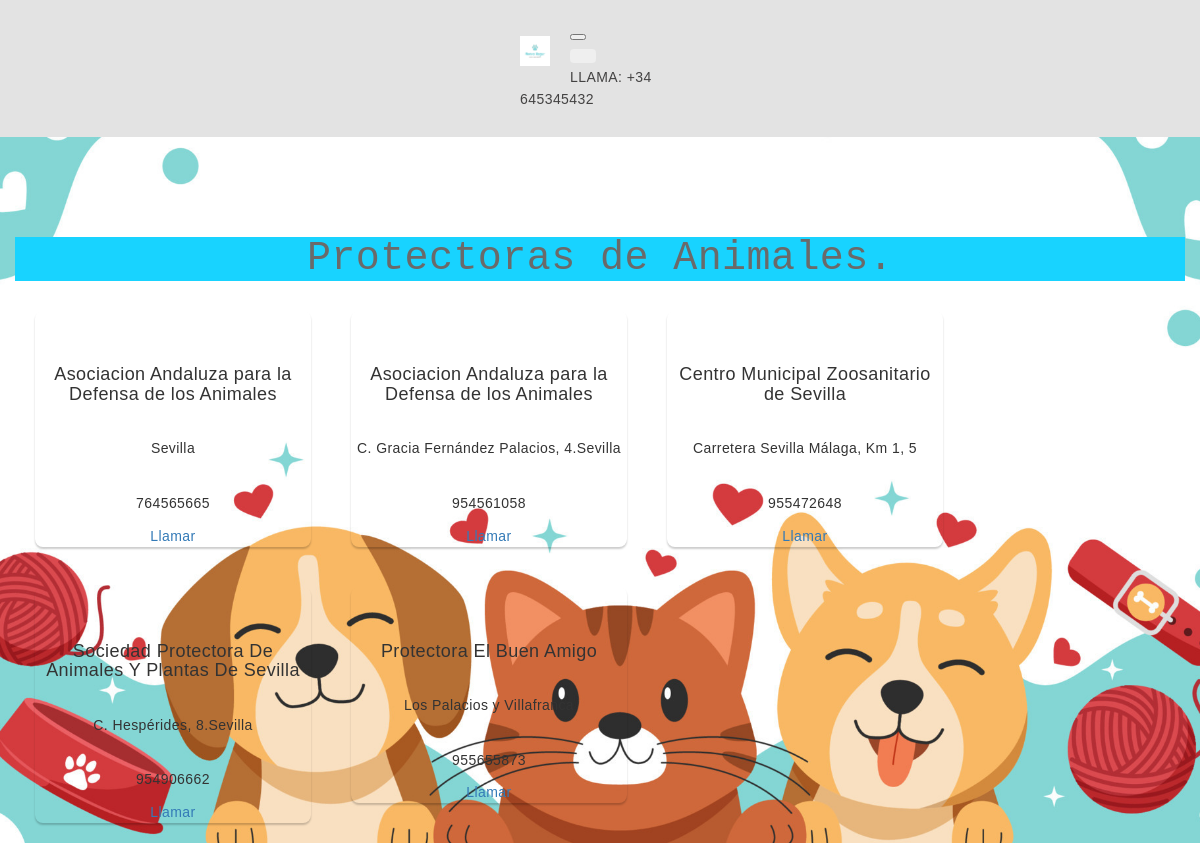
Screenshot of /protectoras.php with the database file from the repository.
### tables this page shows
CREATE TABLE `protectoras` (
  `id` int(11) NOT NULL,
  `nombre` varchar(255) NOT NULL,
  `ubicacion` varchar(255) NOT NULL,
  `telefono` int(11) NOT NULL
);

### protectoras.php (the view, shortened to what this page needs)
<!DOCTYPE html>
<html>
<head>
	<link rel="stylesheet" type="text/css" href="bootstrap.min.css">
	<link rel="stylesheet" href="style2.css">
</head>
<body>
<header class="header_section">
  <div class="container-fluid">
    <nav class="navbar navbar-expand-lg navbar-light custom_nav-container">
      <a class="navbar-brand" href="index.html">
        <img src="images/4.png" alt="">
      </a>
      <button class="navbar-toggler" type="button" data-bs-toggle="collapse" data-bs-target="#navbarSupportedContent"
        aria-controls="navbarSupportedContent" aria-expanded="false" aria-label="Toggle navigation">
      </button>
      <div class="collapse navbar-collapse" id="navbarSupportedContent">
        <div class="d-flex mx-auto flex-column flex-lg-row align-items-center">
          <form class="form-inline my-2 my-lg-0 ml-0 ml-lg-4 mb-3 mb-lg-0">
            <button class="btn btn-outline-primary my-2 my-sm-0 nav_search-btn" type="submit"></button>
          </form>
        </div>
        <div class="quote_btn-container d-flex justify-content-center">
          <a href="">Llama: +34 645345432</a>
        </div>
      </div>
    </nav>
  </div>
</header>
    <div class="container">
	<div class="row">
		<div class="col-md-12">
		<h1 class="title">Protectoras de Animales.</h1>
    <?php
      include("conexion.php");
          $query = "SELECT * FROM protectoras";
          $resultado = $conexion->query($query);
          while ($row = $resultado->fetch_assoc()){
            ?>
              <div class="card">
              <br>
              <br>
                <h4> <?php echo $row ['nombre']; ?></h4>
                <br>
                <p> <?php echo $row ['ubicacion']; ?></p>
                <br>
                <p> <?php echo $row ['telefono']; ?></p>
                <a href="#">Llamar </a>
              </div>
            <?php
          }
    ?>
	</div>
</div>
</body>
</html>

### style2.css (style rules this page uses)
html, body { margin: 0; padding: 0; }
.container-fluid { display: flex; flex-wrap: wrap; justify-content: space-between; align-items: center; }
.header_section { background-color: #e3e3e3; padding-top: 15px; }
.header_section .container-fluid { padding-right: 25px; padding-left: 25px; }
.header_section .quote_btn-container a { color: #434242; text-transform: uppercase; }
a, a:hover, a:focus { text-decoration: none; }
.btn, .btn:focus { outline: none !important; -webkit-box-shadow: none; box-shadow: none; }
.navbar-brand, .navbar-brand:hover { text-transform: uppercase; font-weight: bold; font-size: 24px; color: #fafcfd; }
.navbar-brand { display: -webkit-box; display: -ms-flexbox; display: flex; -webkit-box-align: center; -ms-flex-align: center; align-items: center; -webkit-box-orient: vertical; -webkit-box-direction: normal; -ms-flex-direction: column; flex-direction: column; }
.navbar-brand img { width: 30px; margin-right: 5px; }
.custom_nav-container { z-index: 99999; padding: 5px 0; }
.custom_nav-container .navbar-toggler { outline: none; }
body { font-family: sans-serif; letter-spacing: 0.03em; line-height: 1.6; }
.title { text-align: center; font-size: 40px; color: #6a6a6a; background-color: #18d3ff; margin-top: 100px; font-family:'Courier New', Courier, monospace; }
.container { width: auto; max-width: auto; height: auto; display: flex; flex-wrap: wrap; justify-content: center; overflow: hidden; }
.container .card { margin-top: 10%; width: 276px; height: auto; border-radius: 8px; box-shadow: 0 2px 2px rgba(0, 0, 0, 0.2); overflow: hidden; margin: 20px; text-align: center; transition: all 0.25s; float: left; }

### protectoras.php (style rules this page uses)
body { background-size: cover; background-repeat: no-repeat; background-image: url("./images/fondo-protectora.jpg"); font-family: Arial, sans-serif; background-position: center; }

### rows the page displays
protectoras: nombre "Asociacion Andaluza para la Defensa de los Animales", ubicacion "Sevilla", telefono "764565665"
protectoras: nombre "Asociacion Andaluza para la Defensa de los Animales", ubicacion "C. Gracia Fernández Palacios, 4.Sevilla", telefono "954561058"
protectoras: nombre "Centro Municipal Zoosanitario de Sevilla", ubicacion "Carretera Sevilla Málaga, Km 1, 5", telefono "955472648"
protectoras: nombre "Sociedad Protectora De Animales Y Plantas De Sevilla", ubicacion "C. Hespérides, 8.Sevilla", telefono "954906662"
protectoras: nombre "Protectora El Buen Amigo", ubicacion "Los Palacios y Villafranca", telefono "955655873"
